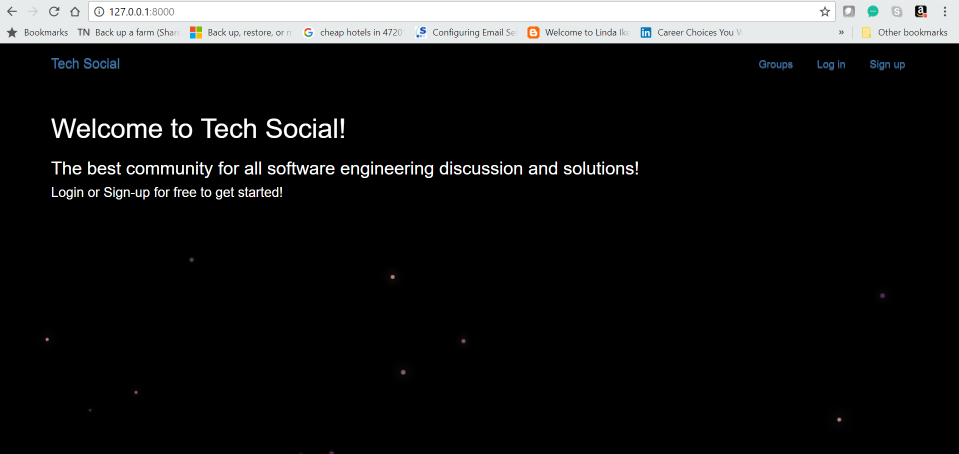
#> input picture OpenCV/image.PNG, 1917 x 908 px, found by its file name (shown at 1/2 size)
$ python image.py
#> lines starting #> are read from the running program, lines starting #| are printed output that depends on the picture
import cv2

img = cv2.imread("image.png",0)
#> img: shape (908, 1917); min 0, max 255, mean 25.5

cv2.waitKey(2000)
cv2.destroyAllWindows()
resize_image= cv2.resize(img,(1000,500))
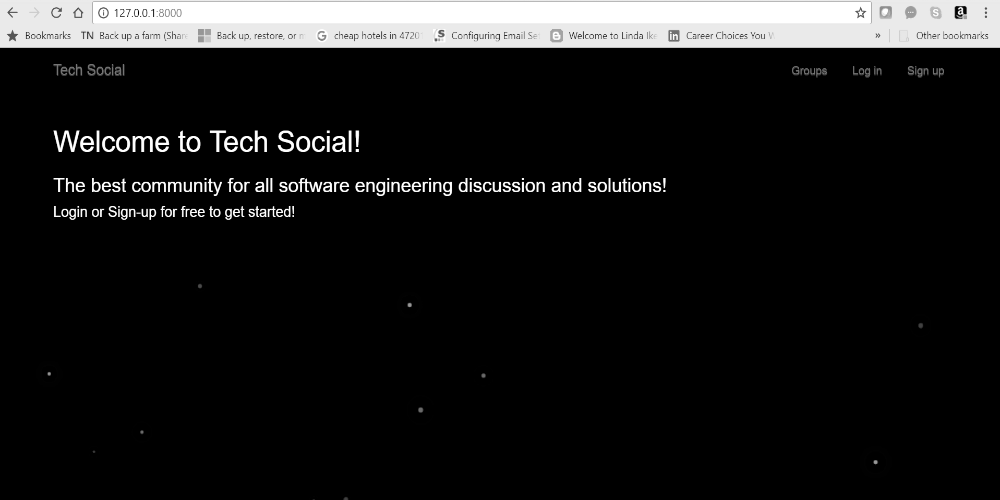
#> resize_image: shape (500, 1000); min 0, max 255, mean 25.4
cv2.imshow("show_image",resize_image)
cv2.imwrite("bolof.png",resize_image)
